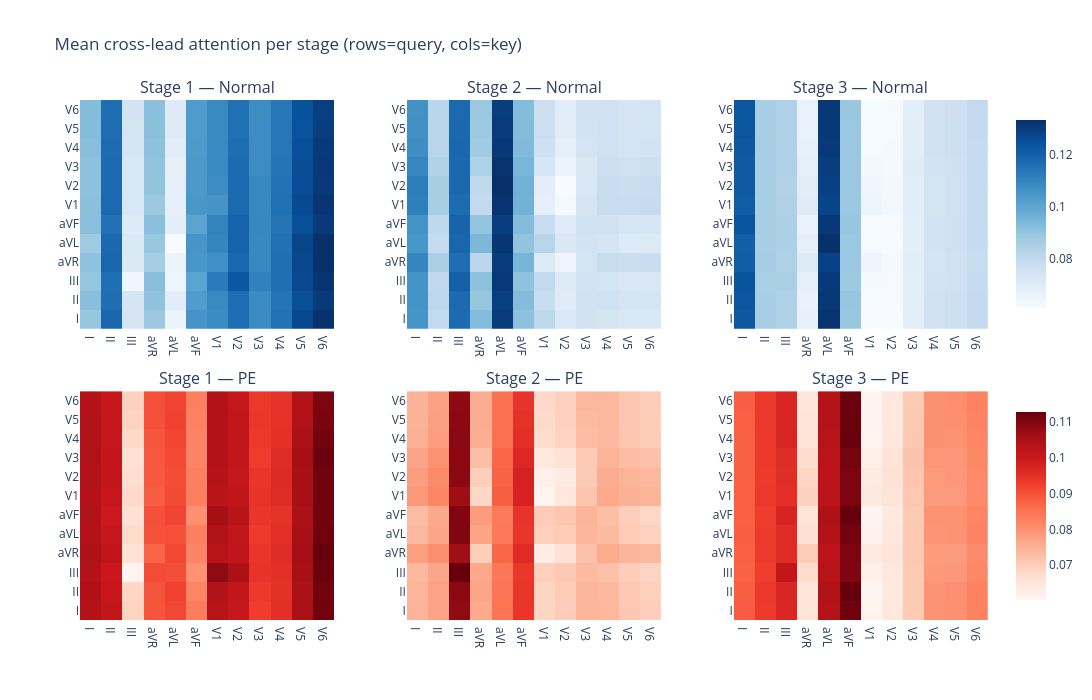

Notebook code cell kept with this figure:
### Code cell
n_stages = len(attn_by_stage)
fig_a = make_subplots(rows=2, cols=n_stages,
    subplot_titles=[f'Stage {i+1} — Normal' for i in range(n_stages)] +
                   [f'Stage {i+1} — PE' for i in range(n_stages)],
    horizontal_spacing=0.08, vertical_spacing=0.12)

for col, k in enumerate([f'stage{i+1}' for i in range(n_stages)], start=1):
    A = attn_by_stage[k]
    A_norm = A[y_test == 0].mean(axis=0)
    A_pe   = A[y_test == 1].mean(axis=0)
    fig_a.add_trace(go.Heatmap(z=A_norm, x=LEADS, y=LEADS,
                               colorscale='Blues', showscale=(col == n_stages),
                               colorbar=dict(x=1.02, len=0.4, y=0.78)),
                    row=1, col=col)
    fig_a.add_trace(go.Heatmap(z=A_pe, x=LEADS, y=LEADS,
                               colorscale='Reds', showscale=(col == n_stages),
                               colorbar=dict(x=1.02, len=0.4, y=0.22)),
                    row=2, col=col)

fig_a.update_layout(template='plotly_white', width=1200, height=700,
                    title='Mean cross-lead attention per stage (rows=query, cols=key)')
fig_a.show()

### Figure 1 — Plotly figure (JSON) as saved in the notebook; plotly's stock layout.template omitted (floating-point values rounded to 4 significant figures; data arrays with more than 128 entries replaced by an {"elided": "..."} marker saying what was removed)
{"data": [{"colorbar": {"len": 0.4, "x": 1.02, "y": 0.78}, "colorscale": [[0.0, "rgb(247,251,255)"], [0.125, "rgb(222,235,247)"], [0.25, "rgb(198,219,239)"], [0.375, "rgb(158,202,225)"], [0.5, "rgb(107,174,214)"], [0.625, "rgb(66,146,198)"], [0.75, "rgb(33,113,181)"], [0.875, "rgb(8,81,156)"], [1.0, "rgb(8,48,107)"]], "showscale": false, "x": ["I", "II", "III", "aVR", "aVL", "aVF", "V1", "V2", "V3", "V4", "V5", "V6"], "y": ["I", "II", "III", "aVR", "aVL", "aVF", "V1", "V2", "V3", "V4", "V5", "V6"], "z": {"elided": "12x12 float values"}, "type": "heatmap", "xaxis": "x", "yaxis": "y"}, {"colorbar": {"len": 0.4, "x": 1.02, "y": 0.22}, "colorscale": [[0.0, "rgb(255,245,240)"], [0.125, "rgb(254,224,210)"], [0.25, "rgb(252,187,161)"], [0.375, "rgb(252,146,114)"], [0.5, "rgb(251,106,74)"], [0.625, "rgb(239,59,44)"], [0.75, "rgb(203,24,29)"], [0.875, "rgb(165,15,21)"], [1.0, "rgb(103,0,13)"]], "showscale": false, "x": ["I", "II", "III", "aVR", "aVL", "aVF", "V1", "V2", "V3", "V4", "V5", "V6"], "y": ["I", "II", "III", "aVR", "aVL", "aVF", "V1", "V2", "V3", "V4", "V5", "V6"], "z": {"elided": "12x12 float values"}, "type": "heatmap", "xaxis": "x4", "yaxis": "y4"}, {"colorbar": {"len": 0.4, "x": 1.02, "y": 0.78}, "colorscale": [[0.0, "rgb(247,251,255)"], [0.125, "rgb(222,235,247)"], [0.25, "rgb(198,219,239)"], [0.375, "rgb(158,202,225)"], [0.5, "rgb(107,174,214)"], [0.625, "rgb(66,146,198)"], [0.75, "rgb(33,113,181)"], [0.875, "rgb(8,81,156)"], [1.0, "rgb(8,48,107)"]], "showscale": false, "x": ["I", "II", "III", "aVR", "aVL", "aVF", "V1", "V2", "V3", "V4", "V5", "V6"], "y": ["I", "II", "III", "aVR", "aVL", "aVF", "V1", "V2", "V3", "V4", "V5", "V6"], "z": {"elided": "12x12 float values"}, "type": "heatmap", "xaxis": "x2", "yaxis": "y2"}, {"colorbar": {"len": 0.4, "x": 1.02, "y": 0.22}, "colorscale": [[0.0, "rgb(255,245,240)"], [0.125, "rgb(254,224,210)"], [0.25, "rgb(252,187,161)"], [0.375, "rgb(252,146,114)"], [0.5, "rgb(251,106,74)"], [0.625, "rgb(239,59,44)"], [0.75, "rgb(203,24,29)"], [0.875, "rgb(165,15,21)"], [1.0, "rgb(103,0,13)"]], "showscale": false, "x": ["I", "II", "III", "aVR", "aVL", "aVF", "V1", "V2", "V3", "V4", "V5", "V6"], "y": ["I", "II", "III", "aVR", "aVL", "aVF", "V1", "V2", "V3", "V4", "V5", "V6"], "z": {"elided": "12x12 float values"}, "type": "heatmap", "xaxis": "x5", "yaxis": "y5"}, {"colorbar": {"len": 0.4, "x": 1.02, "y": 0.78}, "colorscale": [[0.0, "rgb(247,251,255)"], [0.125, "rgb(222,235,247)"], [0.25, "rgb(198,219,239)"], [0.375, "rgb(158,202,225)"], [0.5, "rgb(107,174,214)"], [0.625, "rgb(66,146,198)"], [0.75, "rgb(33,113,181)"], [0.875, "rgb(8,81,156)"], [1.0, "rgb(8,48,107)"]], "showscale": true, "x": ["I", "II", "III", "aVR", "aVL", "aVF", "V1", "V2", "V3", "V4", "V5", "V6"], "y": ["I", "II", "III", "aVR", "aVL", "aVF", "V1", "V2", "V3", "V4", "V5", "V6"], "z": {"elided": "12x12 float values"}, "type": "heatmap", "xaxis": "x3", "yaxis": "y3"}, {"colorbar": {"len": 0.4, "x": 1.02, "y": 0.22}, "colorscale": [[0.0, "rgb(255,245,240)"], [0.125, "rgb(254,224,210)"], [0.25, "rgb(252,187,161)"], [0.375, "rgb(252,146,114)"], [0.5, "rgb(251,106,74)"], [0.625, "rgb(239,59,44)"], [0.75, "rgb(203,24,29)"], [0.875, "rgb(165,15,21)"], [1.0, "rgb(103,0,13)"]], "showscale": true, "x": ["I", "II", "III", "aVR", "aVL", "aVF", "V1", "V2", "V3", "V4", "V5", "V6"], "y": ["I", "II", "III", "aVR", "aVL", "aVF", "V1", "V2", "V3", "V4", "V5", "V6"], "z": {"elided": "12x12 float values"}, "type": "heatmap", "xaxis": "x6", "yaxis": "y6"}], "layout": {"xaxis": {"anchor": "y", "domain": [0.0, 0.28]}, "yaxis": {"anchor": "x", "domain": [0.56, 1.0]}, "xaxis2": {"anchor": "y2", "domain": [0.36, 0.64]}, "yaxis2": {"anchor": "x2", "domain": [0.56, 1.0]}, "xaxis3": {"anchor": "y3", "domain": [0.72, 1.0]}, "yaxis3": {"anchor": "x3", "domain": [0.56, 1.0]}, "xaxis4": {"anchor": "y4", "domain": [0.0, 0.28]}, "yaxis4": {"anchor": "x4", "domain": [0.0, 0.44]}, "xaxis5": {"anchor": "y5", "domain": [0.36, 0.64]}, "yaxis5": {"anchor": "x5", "domain": [0.0, 0.44]}, "xaxis6": {"anchor": "y6", "domain": [0.72, 1.0]}, "yaxis6": {"anchor": "x6", "domain": [0.0, 0.44]}, "annotations": [{"font": {"size": 16}, "showarrow": false, "text": "Stage 1 — Normal", "x": 0.14, "xanchor": "center", "xref": "paper", "y": 1.0, "yanchor": "bottom", "yref": "paper"}, {"font": {"size": 16}, "showarrow": false, "text": "Stage 2 — Normal", "x": 0.5, "xanchor": "center", "xref": "paper", "y": 1.0, "yanchor": "bottom", "yref": "paper"}, {"font": {"size": 16}, "showarrow": false, "text": "Stage 3 — Normal", "x": 0.86, "xanchor": "center", "xref": "paper", "y": 1.0, "yanchor": "bottom", "yref": "paper"}, {"font": {"size": 16}, "showarrow": false, "text": "Stage 1 — PE", "x": 0.14, "xanchor": "center", "xref": "paper", "y": 0.44, "yanchor": "bottom", "yref": "paper"}, {"font": {"size": 16}, "showarrow": false, "text": "Stage 2 — PE", "x": 0.5, "xanchor": "center", "xref": "paper", "y": 0.44, "yanchor": "bottom", "yref": "paper"}, {"font": {"size": 16}, "showarrow": false, "text": "Stage 3 — PE", "x": 0.86, "xanchor": "center", "xref": "paper", "y": 0.44, "yanchor": "bottom", "yref": "paper"}], "width": 1200, "height": 700, "title": {"text": "Mean cross-lead attention per stage (rows=query, cols=key)"}}}
